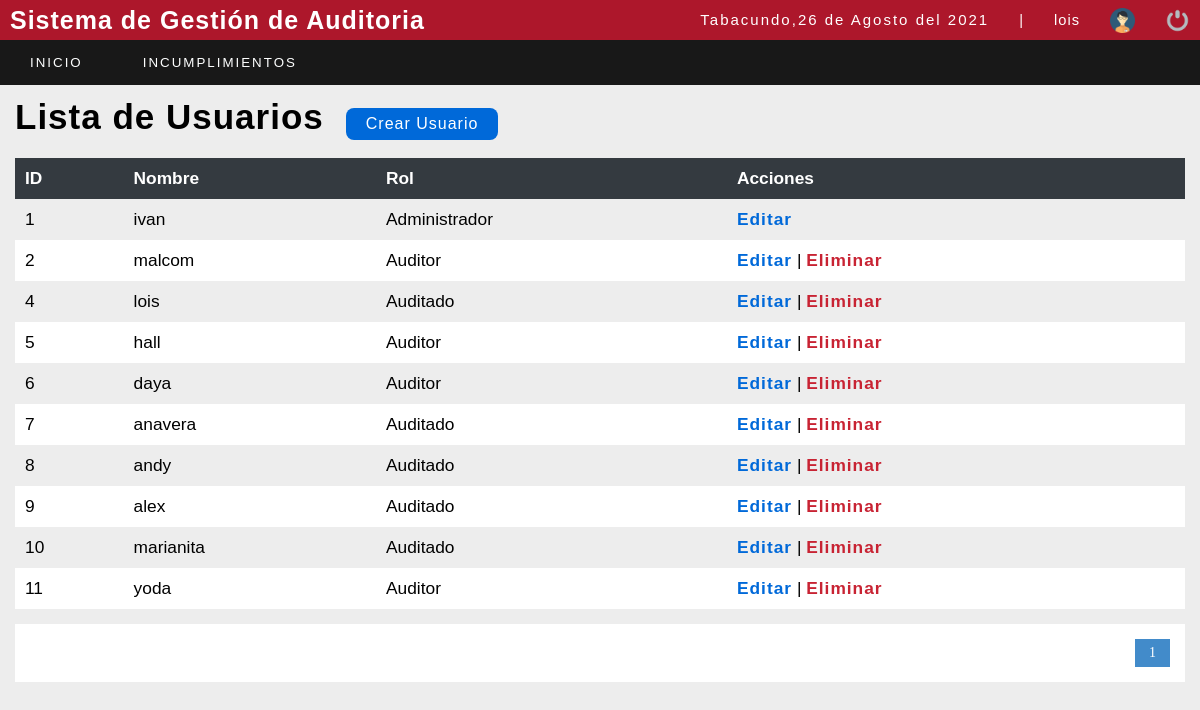
Screenshot of /sistema/lista_usuario.php (signed in) with the database file from the repository.
### tables this page shows
CREATE TABLE `usuario` (
  `id_user` int(11) NOT NULL,
  `user` varchar(20) NOT NULL,
  `password` varchar(100) NOT NULL,
  `correo` varchar(50) NOT NULL,
  `rol` int(11) NOT NULL,
  `estatus` int(11) NOT NULL
);

CREATE TABLE `rol` (
  `idrol` int(11) NOT NULL,
  `rol` varchar(20) NOT NULL
);

### sistema/lista_usuario.php (the view, shortened to what this page needs)
<?php
include "../conexion.php";
?>
<!DOCTYPE html>
<html lang="en">
<head>
	<?php include "includes/scripts.php"; ?>
</head>
<body>
	<?php include "includes/header.php"; ?>
	<section id="container">
		<h1>Lista de Usuarios</h1>
		<a href="registro_usuario.php" class="btn_new">Crear Usuario</a>
		<table>
			<tr>
				<th>ID</th>
				<th>Nombre</th>
				<th>Rol</th>
				<th>Acciones</th>
			</tr>
			<?php
			$sql_registe = mysqli_query($conection, "SELECT COUNT(*) as total_registro FROM usuario WHERE estatus = 1 ");
			$result_register = mysqli_fetch_array($sql_registe);
			$total_registro = $result_register['total_registro'];
			$por_pagina = 10;
			if (empty($_GET['pagina'])) {
				$pagina = 1;
			} else {
				$pagina = $_GET['pagina'];
			}
			$desde = ($pagina - 1) * $por_pagina;
			$total_paginas = ceil($total_registro / $por_pagina);
			$query = mysqli_query($conection, "SELECT u.id_user,u.user,r.rol FROM usuario u INNER JOIN rol r ON u.rol = r.idrol WHERE estatus = 1 ORDER BY u.id_user ASC LIMIT $desde,$por_pagina");
			$result = mysqli_num_rows($query);
			if ($result > 0) {
				while ($data = mysqli_fetch_array($query)) {
			?>
					<tr>
						<td><?php echo $data["id_user"]; ?></td>
						<td><?php echo $data["user"];  ?></td>
						<td><?php echo $data["rol"]; ?></td>
						<td>
							<a class="link_edit" href="editar_usuario.php?id=<?php echo $data["id_user"]; ?>">Editar</a>
							<?php if ($data["id_user"] != 1) { ?>
								|
								<a class="link_delete" href="eliminar_usuario.php?id=<?php echo $data["id_user"]; ?>">Eliminar</a>
							<?php } ?>
						</td>
					</tr>
			<?php
				}
			}
			?>
		</table>
		<div class="paginador">
			<ul>
				<?php
				for ($i = 1; $i <= $total_paginas; $i++) {
					if ($i == $pagina) {
						echo '<li class="pageSelected">' . $i . '</li>';
					} else {
						echo '<li><a href="?pagina=' . $i . '">' . $i . '</a></li>';
					}
				}
				?>
			</ul>
		</div>
	</section>
</body>
</html>

### sistema/css/style.css (style rules this page uses)
* { margin: 0; padding: 0; box-sizing: border-box; }
body { background: #ededed; }
h1, h2, h3, h4, h5, h6 { font-family: Arial, sans-serif; font-weight: bold; letter-spacing: 1px; }
h1 { font-size: 25px; }
a { text-decoration: none; font-family: Arial, sans-serif; letter-spacing: 1px; }
#container { padding: 90px 15px 15px; }
#container h1 { font-size: 35px; display: inline-block; }
.btn_new { display: inline-block; background: #0069d9; color: #fff; padding: 7px 20px; border-radius: 8px; margin: 18px; }
table { border-collapse: collapse; font-size: 13pt; font-family: Arial, sans-serif; width: 100%; }
table th { text-align: left; padding: 10px; background: #343A40; color: #fff; }
table tr:nth-child(odd) { background: #fff; }
table td { padding: 10px; }
.link_edit { font-weight: bold; color: #0069D9; }
.link_delete { font-weight: bold; color: #C82333; }
.paginador ul { padding: 15px; list-style: none; background: #FFF; margin-top: 15px; display: -webkit-flex; display: -moz-flex; display: -ms-flex; display: -o-flex; display: flex; justify-content: flex-end; }
.paginador a, .pageSelected { color: #428bca; border: 1px solid #ddd; padding: 5px; display: inline-block; font-size: 14px; text-align: center; width: 35px; }
.pageSelected { color: #FFF; background: #428bca; border: 1px solid #428bca; }

### rows the page displays
usuario: id_user "1", user "ivan", rol.rol "Administrador"
usuario: id_user "2", user "malcom", rol.rol "Auditor"
usuario: id_user "4", user "lois", rol.rol "Auditado"
usuario: id_user "5", user "hall", rol.rol "Auditor"
usuario: id_user "6", user "daya", rol.rol "Auditor"
usuario: id_user "7", user "anavera", rol.rol "Auditado"
usuario: id_user "8", user "andy", rol.rol "Auditado"
usuario: id_user "9", user "alex", rol.rol "Auditado"
usuario: id_user "10", user "marianita", rol.rol "Auditado"
usuario: id_user "11", user "yoda", rol.rol "Auditor"

### other values shown
fechaC() "26 de Agosto del 2021"
$_SESSION['user'] "lois"
